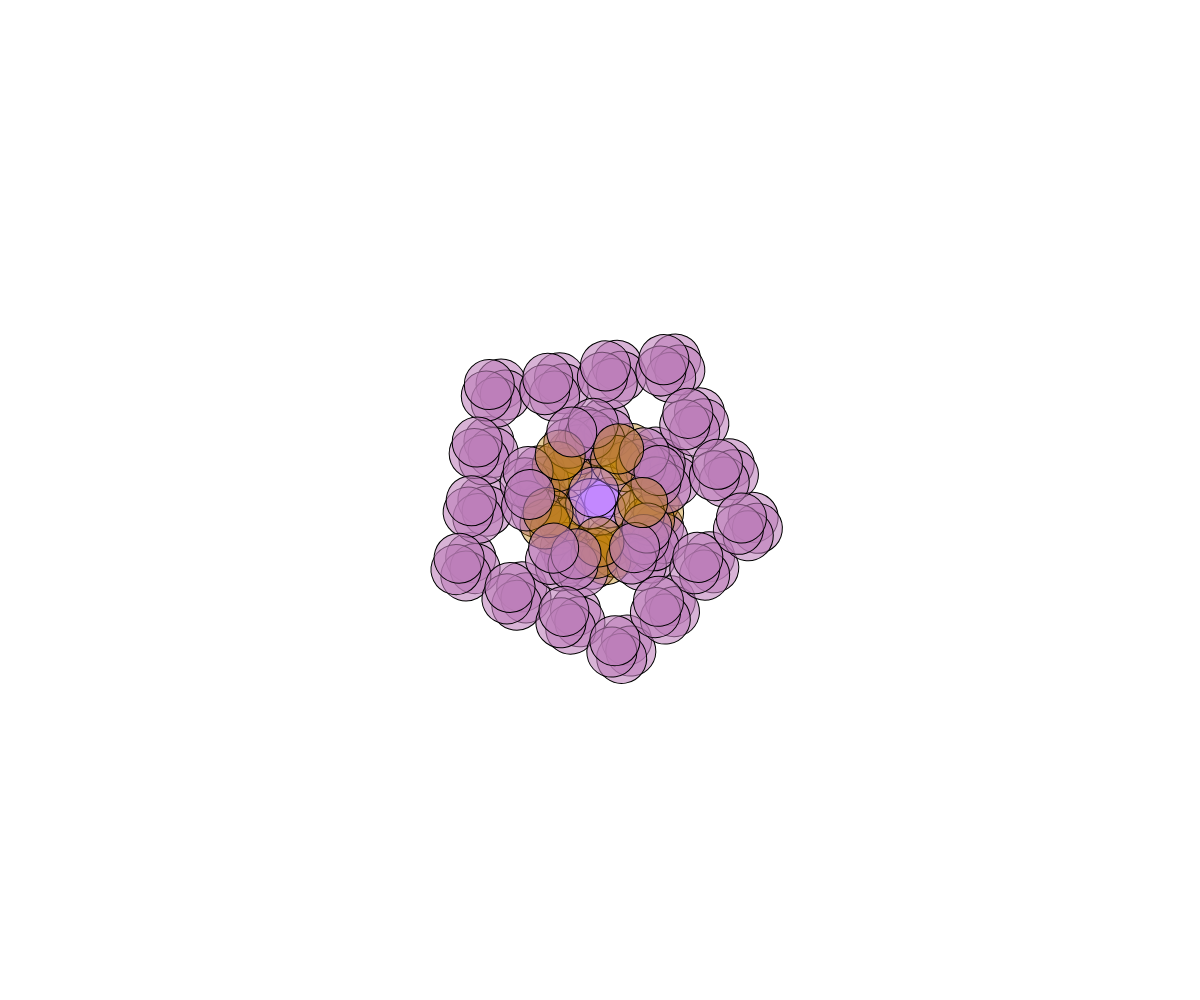
Frame 1 (no input)
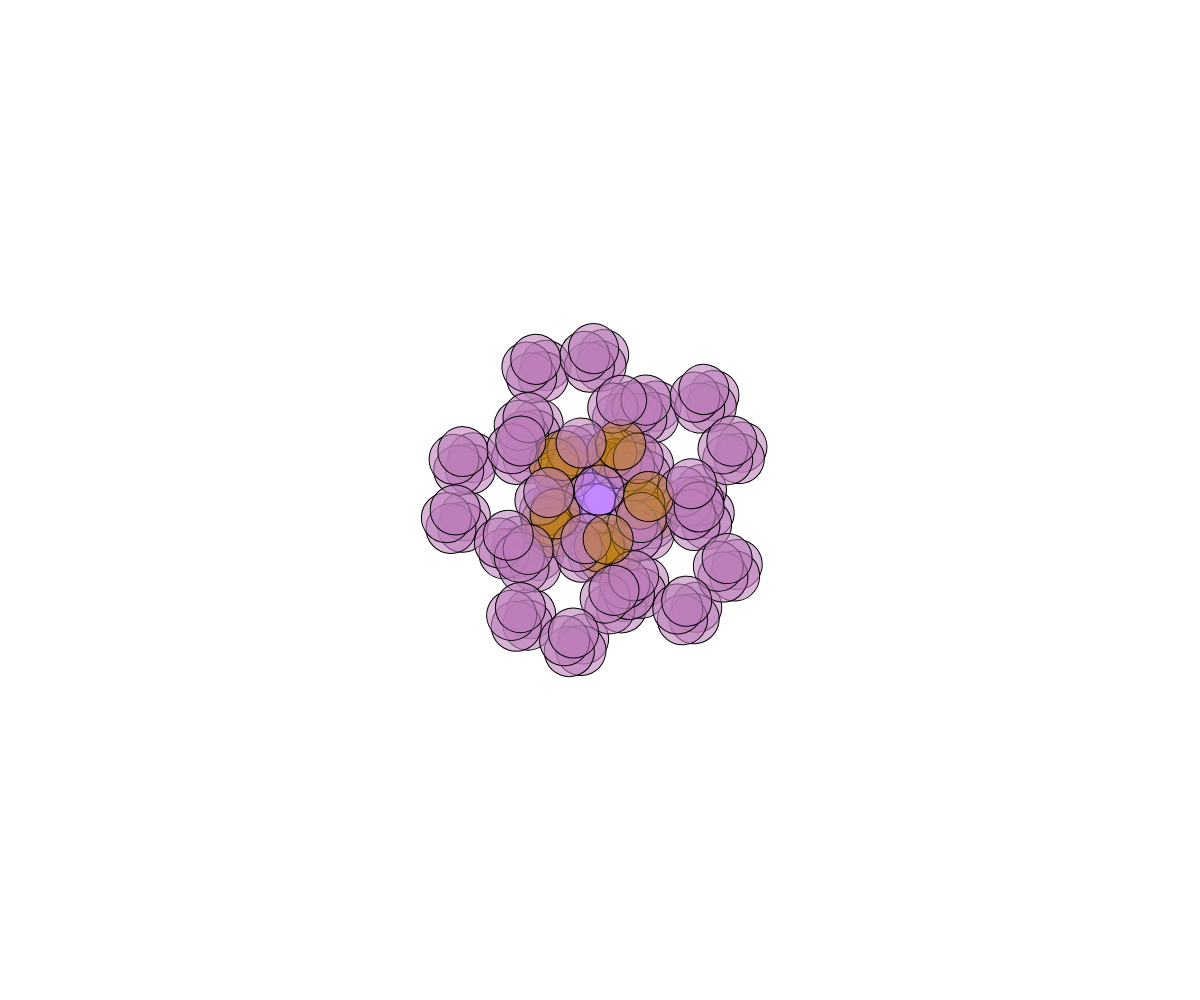
Frame 60 (no input)
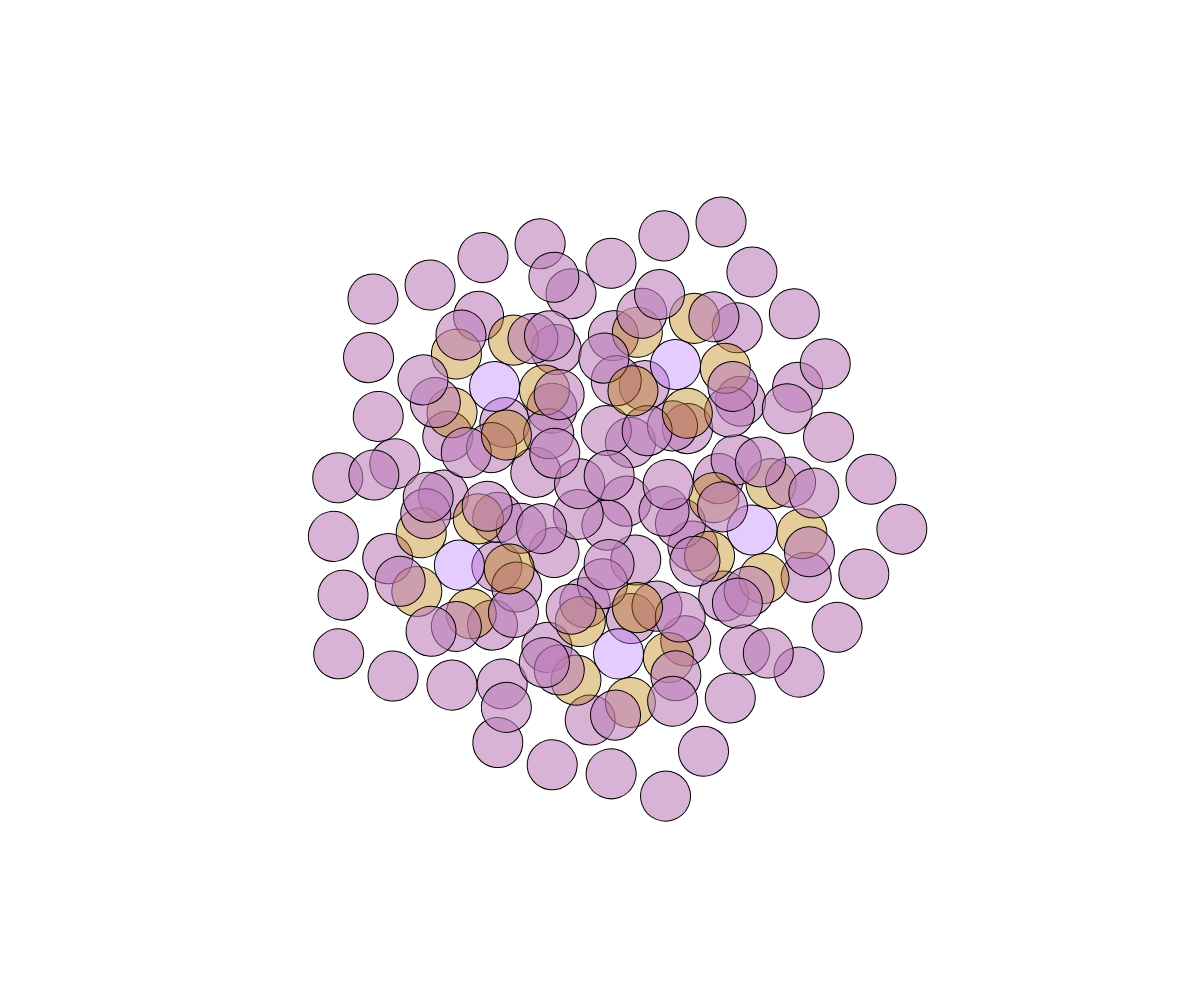
Frame 120 (the mouse pressed at the canvas centre since frame 60)

The p5.js sketch that drew these frames (run headless with seeded random() and noise() and a simulated clock; from frame 60 on, the mouse is pressed at the canvas centre):

// p5.js sketch
// ── sketch.js
var angle=10;
var speed=0.01;

function setup(){
  createCanvas(windowWidth,windowHeight);  fill(189,126,300, 100);
}

function draw(){
  var l0=map(mouseX,0,width,10,300);
  var l1=map(mouseY,0,height,10,300);
  
  background(255);
  
  translate(width/2,height/2);
  rotate(angle);
  for (var i=0;i<5;i++){
    push();
    rotate(i*TWO_PI/5);
    translate(0,l0);
    ellipse(0,0,50,50);
    fill(189,126,i, 100);
    
    rotate(angle);
    for(var j=0;j<5;j++){
      push();
      rotate(j*TWO_PI/5)
      translate(0,50);
      ellipse(0,0,50,50);
      fill(189,126,186, 150);
      
        
       rotate(angle);
    for(var k=0;k<5;k++){
      push();
      rotate(k*TWO_PI/5);
      translate(0,100);
      ellipse(0,0,50,50); 
      fill(189,126,300, 180);
      pop();
    }
      pop();
    }
    pop();
  }
    angle+=speed;
  }

        
        
        
        
        
        
        
  
  
  
